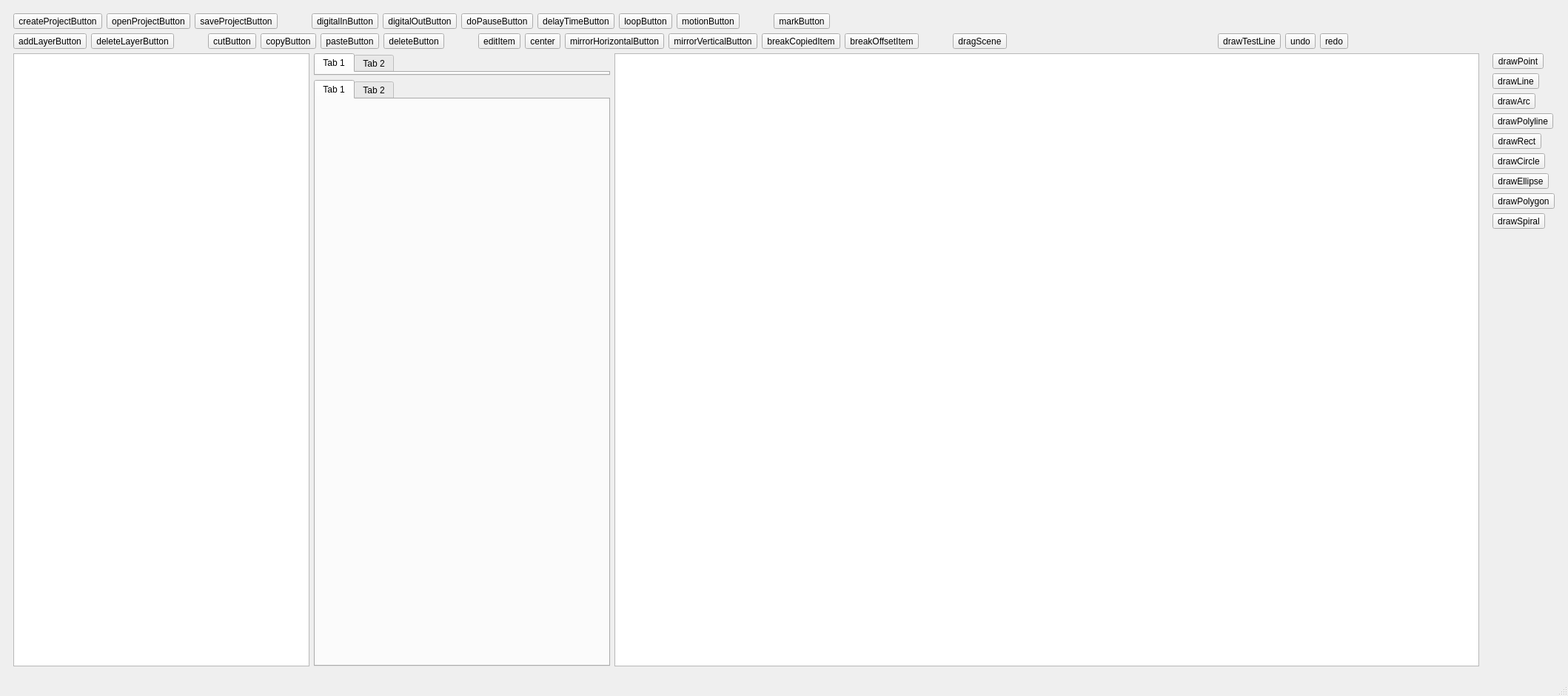
<?xml version="1.0" encoding="UTF-8"?>
<ui version="4.0">
 <class>MainWindow</class>
 <widget class="QMainWindow" name="MainWindow">
  <property name="geometry">
   <rect>
    <x>0</x>
    <y>0</y>
    <width>2118</width>
    <height>940</height>
   </rect>
  </property>
  <property name="sizePolicy">
   <sizepolicy hsizetype="Expanding" vsizetype="Expanding">
    <horstretch>0</horstretch>
    <verstretch>0</verstretch>
   </sizepolicy>
  </property>
  <property name="mouseTracking">
   <bool>true</bool>
  </property>
  <property name="windowTitle">
   <string>LaserCAD</string>
  </property>
  <property name="layoutDirection">
   <enum>Qt::LayoutDirection::LeftToRight</enum>
  </property>
  <property name="autoFillBackground">
   <bool>true</bool>
  </property>
  <widget class="QWidget" name="centralwidget">
   <property name="sizePolicy">
    <sizepolicy hsizetype="Expanding" vsizetype="Expanding">
     <horstretch>0</horstretch>
     <verstretch>0</verstretch>
    </sizepolicy>
   </property>
   <property name="autoFillBackground">
    <bool>true</bool>
   </property>
   <layout class="QVBoxLayout" name="verticalLayout_2">
    <item>
     <widget class="QWidget" name="gridWidget" native="true">
      <layout class="QGridLayout" name="gridLayout_2">
       <item row="1" column="1" colspan="7">
        <layout class="QHBoxLayout" name="horizontalLayout_EditButton">
         <item>
          <widget class="QToolButton" name="addLayerButton">
           <property name="text">
            <string>addLayerButton</string>
           </property>
          </widget>
         </item>
         <item>
          <widget class="QToolButton" name="deleteLayerButton">
           <property name="text">
            <string>deleteLayerButton</string>
           </property>
          </widget>
         </item>
         <item>
          <spacer name="horizontalSpacer_6">
           <property name="orientation">
            <enum>Qt::Orientation::Horizontal</enum>
           </property>
           <property name="sizeType">
            <enum>QSizePolicy::Policy::Fixed</enum>
           </property>
           <property name="sizeHint" stdset="0">
            <size>
             <width>40</width>
             <height>20</height>
            </size>
           </property>
          </spacer>
         </item>
         <item>
          <widget class="QToolButton" name="cutButton">
           <property name="text">
            <string>cutButton</string>
           </property>
          </widget>
         </item>
         <item>
          <widget class="QToolButton" name="copyButton">
           <property name="text">
            <string>copyButton</string>
           </property>
          </widget>
         </item>
         <item>
          <widget class="QToolButton" name="pasteButton">
           <property name="text">
            <string>pasteButton</string>
           </property>
          </widget>
         </item>
         <item>
          <widget class="QToolButton" name="deleteButton">
           <property name="text">
            <string>deleteButton</string>
           </property>
          </widget>
         </item>
         <item>
          <spacer name="horizontalSpacer_2">
           <property name="orientation">
            <enum>Qt::Orientation::Horizontal</enum>
           </property>
           <property name="sizeType">
            <enum>QSizePolicy::Policy::Fixed</enum>
           </property>
           <property name="sizeHint" stdset="0">
            <size>
             <width>40</width>
             <height>20</height>
            </size>
           </property>
          </spacer>
         </item>
         <item>
          <widget class="QToolButton" name="editButton">
           <property name="toolTip">
            <string>&lt;html&gt;&lt;head/&gt;&lt;body&gt;&lt;p&gt;&lt;span style=&quot; font-weight:700;&quot;&gt;指针工具&lt;/span&gt;&lt;/p&gt;&lt;p&gt;可以选中对象进行操作；&lt;/p&gt;&lt;p&gt;当使用其他绘制工具时，双击右键可切换&lt;/p&gt;&lt;/body&gt;&lt;/html&gt;</string>
           </property>
           <property name="toolTipDuration">
            <number>0</number>
           </property>
           <property name="text">
            <string>editItem</string>
           </property>
           <property name="checkable">
            <bool>true</bool>
           </property>
           <property name="autoExclusive">
            <bool>false</bool>
           </property>
          </widget>
         </item>
         <item>
          <widget class="QToolButton" name="centerButton">
           <property name="sizePolicy">
            <sizepolicy hsizetype="Fixed" vsizetype="Fixed">
             <horstretch>0</horstretch>
             <verstretch>0</verstretch>
            </sizepolicy>
           </property>
           <property name="text">
            <string>center</string>
           </property>
          </widget>
         </item>
         <item>
          <widget class="QToolButton" name="mirrorHorizontalButton">
           <property name="text">
            <string>mirrorHorizontalButton</string>
           </property>
          </widget>
         </item>
         <item>
          <widget class="QToolButton" name="mirrorVerticalButton">
           <property name="text">
            <string>mirrorVerticalButton</string>
           </property>
          </widget>
         </item>
         <item>
          <widget class="QToolButton" name="breakCopiedItemButton">
           <property name="text">
            <string>breakCopiedItem</string>
           </property>
          </widget>
         </item>
         <item>
          <widget class="QToolButton" name="breakOffsetItemButton">
           <property name="text">
            <string>breakOffsetItem</string>
           </property>
          </widget>
         </item>
         <item>
          <spacer name="horizontalSpacer">
           <property name="orientation">
            <enum>Qt::Orientation::Horizontal</enum>
           </property>
           <property name="sizeType">
            <enum>QSizePolicy::Policy::Fixed</enum>
           </property>
           <property name="sizeHint" stdset="0">
            <size>
             <width>40</width>
             <height>20</height>
            </size>
           </property>
          </spacer>
         </item>
         <item>
          <widget class="QToolButton" name="dragSceneButton">
           <property name="text">
            <string>dragScene</string>
           </property>
           <property name="iconSize">
            <size>
             <width>30</width>
             <height>30</height>
            </size>
           </property>
           <property name="autoExclusive">
            <bool>false</bool>
           </property>
          </widget>
         </item>
         <item>
          <spacer name="horizontalSpacer_3">
           <property name="orientation">
            <enum>Qt::Orientation::Horizontal</enum>
           </property>
           <property name="sizeType">
            <enum>QSizePolicy::Policy::Expanding</enum>
           </property>
           <property name="sizeHint" stdset="0">
            <size>
             <width>40</width>
             <height>20</height>
            </size>
           </property>
          </spacer>
         </item>
         <item>
          <widget class="QToolButton" name="drawTestLineButton">
           <property name="text">
            <string>drawTestLine</string>
           </property>
           <property name="checkable">
            <bool>true</bool>
           </property>
           <property name="autoExclusive">
            <bool>true</bool>
           </property>
          </widget>
         </item>
         <item>
          <widget class="QToolButton" name="undoButton">
           <property name="text">
            <string>undo</string>
           </property>
          </widget>
         </item>
         <item>
          <widget class="QToolButton" name="redoButton">
           <property name="text">
            <string>redo</string>
           </property>
          </widget>
         </item>
         <item>
          <spacer name="horizontalSpacer_4">
           <property name="orientation">
            <enum>Qt::Orientation::Horizontal</enum>
           </property>
           <property name="sizeHint" stdset="0">
            <size>
             <width>40</width>
             <height>20</height>
            </size>
           </property>
          </spacer>
         </item>
        </layout>
       </item>
       <item row="0" column="1" colspan="7">
        <layout class="QHBoxLayout" name="horizontalLayout_HardwareButton">
         <item>
          <widget class="QToolButton" name="createProjectButton">
           <property name="text">
            <string>createProjectButton</string>
           </property>
          </widget>
         </item>
         <item>
          <widget class="QToolButton" name="openProjectButton">
           <property name="text">
            <string>openProjectButton</string>
           </property>
          </widget>
         </item>
         <item>
          <widget class="QToolButton" name="saveProjectButton">
           <property name="text">
            <string>saveProjectButton</string>
           </property>
          </widget>
         </item>
         <item>
          <spacer name="horizontalSpacer_8">
           <property name="orientation">
            <enum>Qt::Orientation::Horizontal</enum>
           </property>
           <property name="sizeType">
            <enum>QSizePolicy::Policy::Fixed</enum>
           </property>
           <property name="sizeHint" stdset="0">
            <size>
             <width>40</width>
             <height>20</height>
            </size>
           </property>
          </spacer>
         </item>
         <item>
          <widget class="QToolButton" name="digitalInButton">
           <property name="text">
            <string>digitalInButton</string>
           </property>
          </widget>
         </item>
         <item>
          <widget class="QToolButton" name="digitalOutButton">
           <property name="text">
            <string>digitalOutButton</string>
           </property>
          </widget>
         </item>
         <item>
          <widget class="QToolButton" name="doPauseButton">
           <property name="text">
            <string>doPauseButton</string>
           </property>
          </widget>
         </item>
         <item>
          <widget class="QToolButton" name="delayTimeButton">
           <property name="text">
            <string>delayTimeButton</string>
           </property>
          </widget>
         </item>
         <item>
          <widget class="QToolButton" name="loopButton">
           <property name="text">
            <string>loopButton</string>
           </property>
          </widget>
         </item>
         <item>
          <widget class="QToolButton" name="motionButton">
           <property name="text">
            <string>motionButton</string>
           </property>
          </widget>
         </item>
         <item>
          <spacer name="horizontalSpacer_7">
           <property name="orientation">
            <enum>Qt::Orientation::Horizontal</enum>
           </property>
           <property name="sizeType">
            <enum>QSizePolicy::Policy::Fixed</enum>
           </property>
           <property name="sizeHint" stdset="0">
            <size>
             <width>40</width>
             <height>20</height>
            </size>
           </property>
          </spacer>
         </item>
         <item>
          <widget class="QToolButton" name="markButton">
           <property name="text">
            <string>markButton</string>
           </property>
          </widget>
         </item>
         <item>
          <spacer name="horizontalSpacer_5">
           <property name="orientation">
            <enum>Qt::Orientation::Horizontal</enum>
           </property>
           <property name="sizeHint" stdset="0">
            <size>
             <width>40</width>
             <height>20</height>
            </size>
           </property>
          </spacer>
         </item>
        </layout>
       </item>
       <item row="3" column="4" rowspan="3">
        <widget class="GraphicsView" name="graphicsView">
         <property name="sizePolicy">
          <sizepolicy hsizetype="Expanding" vsizetype="Expanding">
           <horstretch>0</horstretch>
           <verstretch>0</verstretch>
          </sizepolicy>
         </property>
         <property name="cursor" stdset="0">
          <cursorShape>CrossCursor</cursorShape>
         </property>
         <property name="mouseTracking">
          <bool>true</bool>
         </property>
         <property name="verticalScrollBarPolicy">
          <enum>Qt::ScrollBarPolicy::ScrollBarAlwaysOff</enum>
         </property>
         <property name="horizontalScrollBarPolicy">
          <enum>Qt::ScrollBarPolicy::ScrollBarAlwaysOff</enum>
         </property>
         <property name="renderHints">
          <set>QPainter::RenderHint::Antialiasing|QPainter::RenderHint::SmoothPixmapTransform|QPainter::RenderHint::TextAntialiasing</set>
         </property>
         <property name="viewportUpdateMode">
          <enum>QGraphicsView::ViewportUpdateMode::MinimalViewportUpdate</enum>
         </property>
        </widget>
       </item>
       <item row="3" column="7" rowspan="3">
        <layout class="QVBoxLayout" name="verticalLayout_DrawButton">
         <item>
          <widget class="QToolButton" name="drawPointButton">
           <property name="text">
            <string>drawPoint</string>
           </property>
          </widget>
         </item>
         <item>
          <widget class="QToolButton" name="drawLineButton">
           <property name="text">
            <string>drawLine</string>
           </property>
           <property name="checkable">
            <bool>true</bool>
           </property>
           <property name="autoExclusive">
            <bool>true</bool>
           </property>
          </widget>
         </item>
         <item>
          <widget class="QToolButton" name="drawArcButton">
           <property name="text">
            <string>drawArc</string>
           </property>
           <property name="checkable">
            <bool>true</bool>
           </property>
           <property name="autoExclusive">
            <bool>true</bool>
           </property>
          </widget>
         </item>
         <item>
          <widget class="QToolButton" name="drawPolylineButton">
           <property name="text">
            <string>drawPolyline</string>
           </property>
           <property name="checkable">
            <bool>true</bool>
           </property>
           <property name="autoExclusive">
            <bool>false</bool>
           </property>
          </widget>
         </item>
         <item>
          <widget class="QToolButton" name="drawRectButton">
           <property name="toolTipDuration">
            <number>0</number>
           </property>
           <property name="styleSheet">
            <string notr="true"/>
           </property>
           <property name="text">
            <string>drawRect</string>
           </property>
           <property name="checkable">
            <bool>true</bool>
           </property>
           <property name="autoExclusive">
            <bool>true</bool>
           </property>
          </widget>
         </item>
         <item>
          <widget class="QToolButton" name="drawCircleButton">
           <property name="sizePolicy">
            <sizepolicy hsizetype="Fixed" vsizetype="Fixed">
             <horstretch>0</horstretch>
             <verstretch>0</verstretch>
            </sizepolicy>
           </property>
           <property name="toolTipDuration">
            <number>0</number>
           </property>
           <property name="text">
            <string>drawCircle</string>
           </property>
           <property name="checkable">
            <bool>true</bool>
           </property>
           <property name="autoExclusive">
            <bool>true</bool>
           </property>
          </widget>
         </item>
         <item>
          <widget class="QToolButton" name="drawEllipseButton">
           <property name="toolTipDuration">
            <number>0</number>
           </property>
           <property name="text">
            <string>drawEllipse</string>
           </property>
           <property name="checkable">
            <bool>true</bool>
           </property>
           <property name="autoExclusive">
            <bool>true</bool>
           </property>
          </widget>
         </item>
         <item>
          <widget class="QToolButton" name="drawPolygonButton">
           <property name="toolTipDuration">
            <number>0</number>
           </property>
           <property name="text">
            <string>drawPolygon</string>
           </property>
           <property name="checkable">
            <bool>true</bool>
           </property>
           <property name="autoExclusive">
            <bool>true</bool>
           </property>
          </widget>
         </item>
         <item>
          <widget class="QToolButton" name="drawSpiralButton">
           <property name="toolTipDuration">
            <number>0</number>
           </property>
           <property name="text">
            <string>drawSpiral</string>
           </property>
           <property name="checkable">
            <bool>true</bool>
           </property>
           <property name="autoExclusive">
            <bool>true</bool>
           </property>
          </widget>
         </item>
         <item>
          <spacer name="verticalSpacer">
           <property name="orientation">
            <enum>Qt::Orientation::Vertical</enum>
           </property>
           <property name="sizeHint" stdset="0">
            <size>
             <width>20</width>
             <height>40</height>
            </size>
           </property>
          </spacer>
         </item>
        </layout>
       </item>
       <item row="3" column="1" rowspan="3" colspan="2">
        <widget class="TreeView" name="treeView">
         <property name="sizePolicy">
          <sizepolicy hsizetype="Fixed" vsizetype="Expanding">
           <horstretch>0</horstretch>
           <verstretch>0</verstretch>
          </sizepolicy>
         </property>
         <property name="minimumSize">
          <size>
           <width>400</width>
           <height>0</height>
          </size>
         </property>
         <property name="maximumSize">
          <size>
           <width>400</width>
           <height>16777215</height>
          </size>
         </property>
        </widget>
       </item>
       <item row="5" column="3">
        <widget class="TabWidget" name="tabWidget">
         <property name="sizePolicy">
          <sizepolicy hsizetype="Fixed" vsizetype="Expanding">
           <horstretch>0</horstretch>
           <verstretch>0</verstretch>
          </sizepolicy>
         </property>
         <property name="minimumSize">
          <size>
           <width>400</width>
           <height>0</height>
          </size>
         </property>
         <property name="maximumSize">
          <size>
           <width>400</width>
           <height>1000</height>
          </size>
         </property>
         <property name="currentIndex">
          <number>0</number>
         </property>
         <widget class="QWidget" name="tab">
          <attribute name="title">
           <string>Tab 1</string>
          </attribute>
         </widget>
         <widget class="QWidget" name="tab_2">
          <attribute name="title">
           <string>Tab 2</string>
          </attribute>
         </widget>
        </widget>
       </item>
       <item row="3" column="3" rowspan="2">
        <widget class="QTabWidget" name="hardwareTabWidget">
         <property name="sizePolicy">
          <sizepolicy hsizetype="Fixed" vsizetype="Expanding">
           <horstretch>0</horstretch>
           <verstretch>0</verstretch>
          </sizepolicy>
         </property>
         <property name="minimumSize">
          <size>
           <width>400</width>
           <height>0</height>
          </size>
         </property>
         <property name="maximumSize">
          <size>
           <width>400</width>
           <height>1000</height>
          </size>
         </property>
         <widget class="QWidget" name="tab_3">
          <attribute name="title">
           <string>Tab 1</string>
          </attribute>
         </widget>
         <widget class="QWidget" name="tab_4">
          <attribute name="title">
           <string>Tab 2</string>
          </attribute>
         </widget>
        </widget>
       </item>
      </layout>
     </widget>
    </item>
   </layout>
  </widget>
  <widget class="QStatusBar" name="statusBar"/>
 </widget>
 <customwidgets>
  <customwidget>
   <class>GraphicsView</class>
   <extends>QGraphicsView</extends>
   <header>graphicsview.h</header>
  </customwidget>
  <customwidget>
   <class>TreeView</class>
   <extends>QTreeView</extends>
   <header>treeview.h</header>
  </customwidget>
  <customwidget>
   <class>TabWidget</class>
   <extends>QTabWidget</extends>
   <header>tabwidget.h</header>
   <container>1</container>
  </customwidget>
 </customwidgets>
 <resources/>
 <connections/>
</ui>
